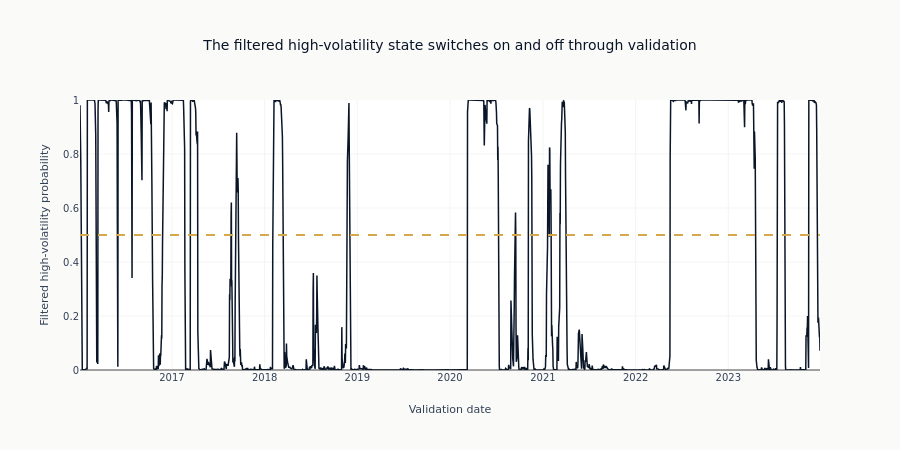

The notebook cell this image was saved under:
### Markdown cell above
## 9. High-Volatility Regime Diagnostic

The HMM output is a market-level conditioning variable, not a cross-sectional
signal. This validation-only view shows the filtered probability assigned to
the higher-variance state without interpreting that state as risk-off.

### Code cell
if "hmm_regime_prob_high_vol" in eval_features.columns:
    hmm_validation = (
        eval_features.select("timestamp", "hmm_regime_prob_high_vol")
        .unique("timestamp", keep="last")
        .sort("timestamp")
        .drop_nulls()
    )
    high_vol_share = float((hmm_validation["hmm_regime_prob_high_vol"] >= 0.5).mean())
    fig = go.Figure(
        go.Scatter(
            x=hmm_validation["timestamp"],
            y=hmm_validation["hmm_regime_prob_high_vol"],
            mode="lines",
            line={"color": COLORS["blue"], "width": 1.5},
            showlegend=False,
        )
    )
    fig.add_hline(y=0.5, line_dash="dash", line_color=COLORS["amber"])
    fig.update_layout(
        title="The filtered high-volatility state switches on and off through validation",
        xaxis_title="Validation date",
        yaxis_title="Filtered high-volatility probability",
        yaxis_range=[0, 1],
        height=450,
    )
    fig.show()
else:
    high_vol_share = float("nan")
    print("HMM diagnostic omitted: the reduced run produces no USD factor series.")

### Figure 1 — Plotly figure (JSON) as saved in the notebook; plotly's stock layout.template omitted (floating-point values rounded to 4 significant figures; data arrays with more than 128 entries replaced by an {"elided": "..."} marker saying what was removed)
{"data": [{"line": {"color": "#0a1628", "width": 1.5}, "mode": "lines", "showlegend": false, "type": "scatter", "x": {"elided": "2063 str values"}, "y": {"elided": "2063 float values"}}], "layout": {"height": 450, "shapes": [{"line": {"color": "#D4A84B", "dash": "dash"}, "type": "line", "x0": 0, "x1": 1, "xref": "x domain", "y0": 0.5, "y1": 0.5, "yref": "y"}], "title": {"text": "The filtered high-volatility state switches on and off through validation"}, "xaxis": {"title": {"text": "Validation date"}}, "yaxis": {"range": [0, 1], "title": {"text": "Filtered high-volatility probability"}}}}
